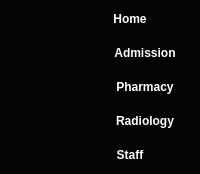
        <widget class="QFrame" name="nav_drw">
         <property name="enabled">
          <bool>true</bool>
         </property>
         <property name="sizePolicy">
          <sizepolicy hsizetype="Preferred" vsizetype="Preferred">
           <horstretch>0</horstretch>
           <verstretch>0</verstretch>
          </sizepolicy>
         </property>
         <property name="minimumSize">
          <size>
           <width>70</width>
           <height>70</height>
          </size>
         </property>
         <property name="maximumSize">
          <size>
           <width>210</width>
           <height>510</height>
          </size>
         </property>
         <property name="styleSheet">
          <string notr="true">background-color: rgb(4, 4, 4);</string>
         </property>
         <property name="frameShape">
          <enum>QFrame::StyledPanel</enum>
         </property>
         <property name="frameShadow">
          <enum>QFrame::Raised</enum>
         </property>
         <layout class="QVBoxLayout" name="verticalLayout_3">
          <property name="spacing">
           <number>0</number>
          </property>
          <property name="leftMargin">
           <number>0</number>
          </property>
          <property name="topMargin">
           <number>0</number>
          </property>
          <property name="rightMargin">
           <number>0</number>
          </property>
          <property name="bottomMargin">
           <number>0</number>
          </property>
          <item>
           <widget class="QFrame" name="nav_mnu">
            <property name="maximumSize">
             <size>
              <width>16777215</width>
              <height>16777215</height>
             </size>
            </property>
            <property name="styleSheet">
             <string notr="true">QFrame{background-color: rgb(4, 4, 4);}

QPushButton{
padding: 10px 10px;
background-color: rgb(4, 4, 4);
color:#ffffff;
border-style:outset;
border-radius:10px;
font-weight: bold;
font-size:12px;
}


QPushButton::pressed{
background-color: rgb(224, 255, 238);
    border-style:inset;

}</string>
            </property>
            <property name="frameShape">
             <enum>QFrame::StyledPanel</enum>
            </property>
            <property name="frameShadow">
             <enum>QFrame::Raised</enum>
            </property>
            <layout class="QVBoxLayout" name="verticalLayout_4">
             <property name="spacing">
              <number>0</number>
             </property>
             <property name="leftMargin">
              <number>0</number>
             </property>
             <property name="topMargin">
              <number>0</number>
             </property>
             <property name="rightMargin">
              <number>0</number>
             </property>
             <property name="bottomMargin">
              <number>0</number>
             </property>
             <item>
              <widget class="QPushButton" name="home">
               <property name="sizePolicy">
                <sizepolicy hsizetype="Preferred" vsizetype="Fixed">
                 <horstretch>0</horstretch>
                 <verstretch>0</verstretch>
                </sizepolicy>
               </property>
               <property name="minimumSize">
                <size>
                 <width>70</width>
                 <height>0</height>
                </size>
               </property>
               <property name="maximumSize">
                <size>
                 <width>210</width>
                 <height>16777215</height>
                </size>
               </property>
               <property name="styleSheet">
                <string notr="true">padding-left:70px;</string>
               </property>
               <property name="text">
                <string>Home</string>
               </property>
               <property name="icon">
                <iconset>
                 <normalon>:/images/images/home.png</normalon>
                </iconset>
               </property>
               <property name="iconSize">
                <size>
                 <width>25</width>
                 <height>25</height>
                </size>
               </property>
               <property name="flat">
                <bool>true</bool>
               </property>
              </widget>
             </item>
             <item>
              <widget class="QPushButton" name="admission">
               <property name="styleSheet">
                <string notr="true">padding-left:100px;</string>
               </property>
               <property name="text">
                <string>Admission</string>
               </property>
               <property name="icon">
                <iconset>
                 <normalon>:/images/images/addm1.png</normalon>
                </iconset>
               </property>
               <property name="iconSize">
                <size>
                 <width>25</width>
                 <height>25</height>
                </size>
               </property>
               <property name="flat">
                <bool>true</bool>
               </property>
              </widget>
             </item>
             <item>
              <widget class="QPushButton" name="pharmacy">
               <property name="styleSheet">
                <string notr="true">padding-left:100px;</string>
               </property>
               <property name="text">
                <string>Pharmacy</string>
               </property>
               <property name="icon">
                <iconset>
                 <normalon>:/images/images/pharma.png</normalon>
                </iconset>
               </property>
               <property name="iconSize">
                <size>
                 <width>25</width>
                 <height>25</height>
                </size>
               </property>
               <property name="flat">
                <bool>true</bool>
               </property>
              </widget>
             </item>
             <item>
              <widget class="QPushButton" name="radiology">
               <property name="styleSheet">
                <string notr="true">padding-left:100px;</string>
               </property>
               <property name="text">
                <string>Radiology</string>
               </property>
               <property name="icon">
                <iconset>
                 <normalon>:/images/images/forbidden.png</normalon>
                </iconset>
               </property>
               <property name="iconSize">
                <size>
                 <width>25</width>
                 <height>25</height>
                </size>
               </property>
               <property name="flat">
                <bool>true</bool>
               </property>
              </widget>
             </item>
             <item>
              <widget class="QPushButton" name="staff">
               <property name="styleSheet">
                <string notr="true">padding-left:70px;</string>
               </property>
               <property name="text">
                <string>Staff</string>
               </property>
               <property name="icon">
                <iconset>
                 <normalon>:/images/images/doctor1.png</normalon>
                </iconset>
               </property>
               <property name="iconSize">
                <size>
                 <width>25</width>
                 <height>25</height>
                </size>
               </property>
               <property name="flat">
                <bool>true</bool>
               </property>
              </widget>
             </item>
            </layout>
           </widget>
          </item>
         </layout>
        </widget>
